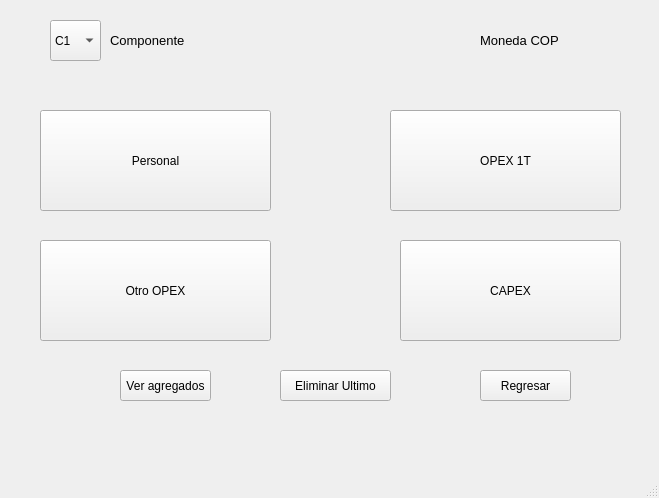
<?xml version="1.0" encoding="UTF-8"?>
<ui version="4.0">
 <class>MainWindow</class>
 <widget class="QMainWindow" name="MainWindow">
  <property name="geometry">
   <rect>
    <x>0</x>
    <y>0</y>
    <width>659</width>
    <height>498</height>
   </rect>
  </property>
  <property name="windowTitle">
   <string>MainWindow</string>
  </property>
  <widget class="QWidget" name="centralwidget">
   <widget class="QPushButton" name="boton_opex1t">
    <property name="geometry">
     <rect>
      <x>390</x>
      <y>110</y>
      <width>231</width>
      <height>101</height>
     </rect>
    </property>
    <property name="text">
     <string>OPEX 1T</string>
    </property>
   </widget>
   <widget class="QPushButton" name="boton_capex">
    <property name="geometry">
     <rect>
      <x>400</x>
      <y>240</y>
      <width>221</width>
      <height>101</height>
     </rect>
    </property>
    <property name="text">
     <string>CAPEX</string>
    </property>
   </widget>
   <widget class="QPushButton" name="boton_personal">
    <property name="geometry">
     <rect>
      <x>40</x>
      <y>110</y>
      <width>231</width>
      <height>101</height>
     </rect>
    </property>
    <property name="text">
     <string>Personal</string>
    </property>
   </widget>
   <widget class="QPushButton" name="boton_otroopex">
    <property name="geometry">
     <rect>
      <x>40</x>
      <y>240</y>
      <width>231</width>
      <height>101</height>
     </rect>
    </property>
    <property name="text">
     <string>Otro OPEX</string>
    </property>
   </widget>
   <widget class="QPushButton" name="boton_regresar">
    <property name="geometry">
     <rect>
      <x>480</x>
      <y>370</y>
      <width>91</width>
      <height>31</height>
     </rect>
    </property>
    <property name="text">
     <string>Regresar</string>
    </property>
   </widget>
   <widget class="QPushButton" name="boton_agregados">
    <property name="geometry">
     <rect>
      <x>120</x>
      <y>370</y>
      <width>91</width>
      <height>31</height>
     </rect>
    </property>
    <property name="text">
     <string>Ver agregados</string>
    </property>
   </widget>
   <widget class="QPushButton" name="boton_agregados_2">
    <property name="geometry">
     <rect>
      <x>280</x>
      <y>370</y>
      <width>111</width>
      <height>31</height>
     </rect>
    </property>
    <property name="text">
     <string>Eliminar Ultimo</string>
    </property>
   </widget>
   <widget class="QComboBox" name="comboBox">
    <property name="geometry">
     <rect>
      <x>50</x>
      <y>20</y>
      <width>51</width>
      <height>41</height>
     </rect>
    </property>
    <item>
     <property name="text">
      <string>C1</string>
     </property>
    </item>
    <item>
     <property name="text">
      <string>C2</string>
     </property>
    </item>
    <item>
     <property name="text">
      <string>C3</string>
     </property>
    </item>
    <item>
     <property name="text">
      <string>C4</string>
     </property>
    </item>
    <item>
     <property name="text">
      <string>C5</string>
     </property>
    </item>
    <item>
     <property name="text">
      <string>C6</string>
     </property>
    </item>
    <item>
     <property name="text">
      <string>C7</string>
     </property>
    </item>
    <item>
     <property name="text">
      <string>C8</string>
     </property>
    </item>
    <item>
     <property name="text">
      <string>C9</string>
     </property>
    </item>
    <item>
     <property name="text">
      <string>C10</string>
     </property>
    </item>
    <item>
     <property name="text">
      <string>C11</string>
     </property>
    </item>
    <item>
     <property name="text">
      <string>C12</string>
     </property>
    </item>
    <item>
     <property name="text">
      <string>C13</string>
     </property>
    </item>
    <item>
     <property name="text">
      <string>C14</string>
     </property>
    </item>
    <item>
     <property name="text">
      <string>C15</string>
     </property>
    </item>
    <item>
     <property name="text">
      <string>C16</string>
     </property>
    </item>
   </widget>
   <widget class="QLabel" name="label">
    <property name="geometry">
     <rect>
      <x>110</x>
      <y>30</y>
      <width>131</width>
      <height>21</height>
     </rect>
    </property>
    <property name="font">
     <font>
      <pointsize>10</pointsize>
     </font>
    </property>
    <property name="text">
     <string>Componente</string>
    </property>
   </widget>
   <widget class="QLabel" name="label_2">
    <property name="geometry">
     <rect>
      <x>480</x>
      <y>20</y>
      <width>121</width>
      <height>41</height>
     </rect>
    </property>
    <property name="font">
     <font>
      <pointsize>10</pointsize>
     </font>
    </property>
    <property name="text">
     <string>Moneda COP</string>
    </property>
   </widget>
  </widget>
  <widget class="QMenuBar" name="menubar">
   <property name="geometry">
    <rect>
     <x>0</x>
     <y>0</y>
     <width>659</width>
     <height>26</height>
    </rect>
   </property>
  </widget>
  <widget class="QStatusBar" name="statusbar"/>
 </widget>
 <resources/>
 <connections/>
</ui>
